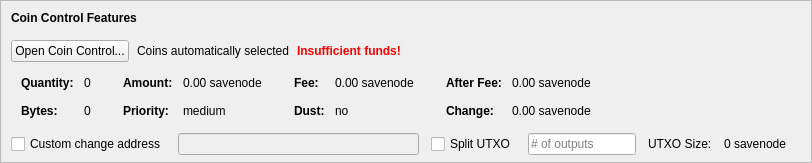
    <widget class="QFrame" name="frameCoinControl">
     <property name="sizePolicy">
      <sizepolicy hsizetype="Expanding" vsizetype="Expanding">
       <horstretch>0</horstretch>
       <verstretch>0</verstretch>
      </sizepolicy>
     </property>
     <property name="maximumSize">
      <size>
       <width>16777215</width>
       <height>16777215</height>
      </size>
     </property>
     <property name="frameShape">
      <enum>QFrame::StyledPanel</enum>
     </property>
     <property name="frameShadow">
      <enum>QFrame::Sunken</enum>
     </property>
     <layout class="QVBoxLayout" name="verticalLayoutCoinControl2">
      <property name="spacing">
       <number>0</number>
      </property>
      <property name="leftMargin">
       <number>0</number>
      </property>
      <property name="topMargin">
       <number>0</number>
      </property>
      <property name="rightMargin">
       <number>0</number>
      </property>
      <property name="bottomMargin">
       <number>6</number>
      </property>
      <item>
       <layout class="QVBoxLayout" name="verticalLayoutCoinControl" stretch="0,0,0,0,1">
        <property name="spacing">
         <number>0</number>
        </property>
        <property name="leftMargin">
         <number>10</number>
        </property>
        <property name="topMargin">
         <number>10</number>
        </property>
        <item>
         <layout class="QHBoxLayout" name="horizontalLayoutCoinControl1">
          <property name="bottomMargin">
           <number>15</number>
          </property>
          <item>
           <widget class="QLabel" name="labelCoinControlFeatures">
            <property name="sizePolicy">
             <sizepolicy hsizetype="Preferred" vsizetype="Maximum">
              <horstretch>0</horstretch>
              <verstretch>0</verstretch>
             </sizepolicy>
            </property>
            <property name="font">
             <font>
              <weight>75</weight>
              <bold>true</bold>
             </font>
            </property>
            <property name="styleSheet">
             <string notr="true">font-weight:bold;</string>
            </property>
            <property name="text">
             <string>Coin Control Features</string>
            </property>
           </widget>
          </item>
         </layout>
        </item>
        <item>
         <layout class="QHBoxLayout" name="horizontalLayoutCoinControl2" stretch="0,0,0,0">
          <property name="spacing">
           <number>8</number>
          </property>
          <property name="bottomMargin">
           <number>10</number>
          </property>
          <item>
           <widget class="QPushButton" name="pushButtonCoinControl">
            <property name="styleSheet">
             <string notr="true"/>
            </property>
            <property name="text">
             <string>Open Coin Control...</string>
            </property>
            <property name="autoDefault">
             <bool>false</bool>
            </property>
           </widget>
          </item>
          <item>
           <widget class="QLabel" name="labelCoinControlAutomaticallySelected">
            <property name="text">
             <string>Coins automatically selected</string>
            </property>
            <property name="margin">
             <number>5</number>
            </property>
           </widget>
          </item>
          <item>
           <widget class="QLabel" name="labelCoinControlInsuffFunds">
            <property name="font">
             <font>
              <weight>75</weight>
              <bold>true</bold>
             </font>
            </property>
            <property name="styleSheet">
             <string notr="true">color:red;font-weight:bold;</string>
            </property>
            <property name="text">
             <string>Insufficient funds!</string>
            </property>
            <property name="margin">
             <number>5</number>
            </property>
           </widget>
          </item>
          <item>
           <spacer name="horizontalSpacerCoinControl">
            <property name="orientation">
             <enum>Qt::Horizontal</enum>
            </property>
            <property name="sizeHint" stdset="0">
             <size>
              <width>40</width>
              <height>1</height>
             </size>
            </property>
           </spacer>
          </item>
         </layout>
        </item>
        <item>
         <widget class="QWidget" name="widgetCoinControl" native="true">
          <property name="sizePolicy">
           <sizepolicy hsizetype="Preferred" vsizetype="Preferred">
            <horstretch>0</horstretch>
            <verstretch>0</verstretch>
           </sizepolicy>
          </property>
          <property name="minimumSize">
           <size>
            <width>0</width>
            <height>0</height>
           </size>
          </property>
          <property name="styleSheet">
           <string notr="true"/>
          </property>
          <layout class="QHBoxLayout" name="horizontalLayoutCoinControl5">
           <property name="leftMargin">
            <number>0</number>
           </property>
           <property name="topMargin">
            <number>0</number>
           </property>
           <property name="rightMargin">
            <number>0</number>
           </property>
           <property name="bottomMargin">
            <number>0</number>
           </property>
           <item>
            <layout class="QHBoxLayout" name="horizontalLayoutCoinControl3" stretch="0,0,0,1">
             <property name="spacing">
              <number>20</number>
             </property>
             <property name="topMargin">
              <number>0</number>
             </property>
             <property name="bottomMargin">
              <number>10</number>
             </property>
             <item>
              <layout class="QFormLayout" name="formLayoutCoinControl1">
               <property name="horizontalSpacing">
                <number>10</number>
               </property>
               <property name="verticalSpacing">
                <number>14</number>
               </property>
               <property name="leftMargin">
                <number>10</number>
               </property>
               <property name="topMargin">
                <number>4</number>
               </property>
               <property name="rightMargin">
                <number>6</number>
               </property>
               <item row="0" column="0">
                <widget class="QLabel" name="labelCoinControlQuantityText">
                 <property name="font">
                  <font>
                   <weight>75</weight>
                   <bold>true</bold>
                  </font>
                 </property>
                 <property name="text">
                  <string>Quantity:</string>
                 </property>
                 <property name="margin">
                  <number>0</number>
                 </property>
                </widget>
               </item>
               <item row="0" column="1">
                <widget class="QLabel" name="labelCoinControlQuantity">
                 <property name="cursor">
                  <cursorShape>IBeamCursor</cursorShape>
                 </property>
                 <property name="contextMenuPolicy">
                  <enum>Qt::ActionsContextMenu</enum>
                 </property>
                 <property name="text">
                  <string notr="true">0</string>
                 </property>
                 <property name="margin">
                  <number>0</number>
                 </property>
                 <property name="textInteractionFlags">
                  <set>Qt::LinksAccessibleByMouse|Qt::TextSelectableByKeyboard|Qt::TextSelectableByMouse</set>
                 </property>
                </widget>
               </item>
               <item row="1" column="0">
                <widget class="QLabel" name="labelCoinControlBytesText">
                 <property name="font">
                  <font>
                   <weight>75</weight>
                   <bold>true</bold>
                  </font>
                 </property>
                 <property name="text">
                  <string>Bytes:</string>
                 </property>
                </widget>
               </item>
               <item row="1" column="1">
                <widget class="QLabel" name="labelCoinControlBytes">
                 <property name="cursor">
                  <cursorShape>IBeamCursor</cursorShape>
                 </property>
                 <property name="contextMenuPolicy">
                  <enum>Qt::ActionsContextMenu</enum>
                 </property>
                 <property name="text">
                  <string notr="true">0</string>
                 </property>
                 <property name="textInteractionFlags">
                  <set>Qt::LinksAccessibleByMouse|Qt::TextSelectableByKeyboard|Qt::TextSelectableByMouse</set>
                 </property>
                </widget>
               </item>
              </layout>
             </item>
             <item>
              <layout class="QFormLayout" name="formLayoutCoinControl2">
               <property name="horizontalSpacing">
                <number>10</number>
               </property>
               <property name="verticalSpacing">
                <number>14</number>
               </property>
               <property name="leftMargin">
                <number>6</number>
               </property>
               <property name="topMargin">
                <number>4</number>
               </property>
               <property name="rightMargin">
                <number>6</number>
               </property>
               <item row="0" column="0">
                <widget class="QLabel" name="labelCoinControlAmountText">
                 <property name="font">
                  <font>
                   <weight>75</weight>
                   <bold>true</bold>
                  </font>
                 </property>
                 <property name="text">
                  <string>Amount:</string>
                 </property>
                 <property name="margin">
                  <number>0</number>
                 </property>
                </widget>
               </item>
               <item row="0" column="1">
                <widget class="QLabel" name="labelCoinControlAmount">
                 <property name="cursor">
                  <cursorShape>IBeamCursor</cursorShape>
                 </property>
                 <property name="contextMenuPolicy">
                  <enum>Qt::ActionsContextMenu</enum>
                 </property>
                 <property name="text">
                  <string notr="true">0.00 savenode</string>
                 </property>
                 <property name="textInteractionFlags">
                  <set>Qt::LinksAccessibleByMouse|Qt::TextSelectableByKeyboard|Qt::TextSelectableByMouse</set>
                 </property>
                </widget>
               </item>
               <item row="1" column="0">
                <widget class="QLabel" name="labelCoinControlPriorityText">
                 <property name="font">
                  <font>
                   <weight>75</weight>
                   <bold>true</bold>
                  </font>
                 </property>
                 <property name="text">
                  <string>Priority:</string>
                 </property>
                </widget>
               </item>
               <item row="1" column="1">
                <widget class="QLabel" name="labelCoinControlPriority">
                 <property name="cursor">
                  <cursorShape>IBeamCursor</cursorShape>
                 </property>
                 <property name="contextMenuPolicy">
                  <enum>Qt::ActionsContextMenu</enum>
                 </property>
                 <property name="text">
                  <string>medium</string>
                 </property>
                 <property name="textInteractionFlags">
                  <set>Qt::LinksAccessibleByMouse|Qt::TextSelectableByKeyboard|Qt::TextSelectableByMouse</set>
                 </property>
                </widget>
               </item>
              </layout>
             </item>
             <item>
              <layout class="QFormLayout" name="formLayoutCoinControl3">
               <property name="horizontalSpacing">
                <number>10</number>
               </property>
               <property name="verticalSpacing">
                <number>14</number>
               </property>
               <property name="leftMargin">
                <number>6</number>
               </property>
               <property name="topMargin">
                <number>4</number>
               </property>
               <property name="rightMargin">
                <number>6</number>
               </property>
               <item row="0" column="0">
                <widget class="QLabel" name="labelCoinControlFeeText">
                 <property name="font">
                  <font>
                   <weight>75</weight>
                   <bold>true</bold>
                  </font>
                 </property>
                 <property name="text">
                  <string>Fee:</string>
                 </property>
                 <property name="margin">
                  <number>0</number>
                 </property>
                </widget>
               </item>
               <item row="0" column="1">
                <widget class="QLabel" name="labelCoinControlFee">
                 <property name="cursor">
                  <cursorShape>IBeamCursor</cursorShape>
                 </property>
                 <property name="contextMenuPolicy">
                  <enum>Qt::ActionsContextMenu</enum>
                 </property>
                 <property name="text">
                  <string notr="true">0.00 savenode</string>
                 </property>
                 <property name="textInteractionFlags">
                  <set>Qt::LinksAccessibleByMouse|Qt::TextSelectableByKeyboard|Qt::TextSelectableByMouse</set>
                 </property>
                </widget>
               </item>
               <item row="1" column="0">
                <widget class="QLabel" name="labelCoinControlLowOutputText">
                 <property name="font">
                  <font>
                   <weight>75</weight>
                   <bold>true</bold>
                  </font>
                 </property>
                 <property name="text">
                  <string>Dust:</string>
                 </property>
                </widget>
               </item>
               <item row="1" column="1">
                <widget class="QLabel" name="labelCoinControlLowOutput">
                 <property name="cursor">
                  <cursorShape>IBeamCursor</cursorShape>
                 </property>
                 <property name="contextMenuPolicy">
                  <enum>Qt::ActionsContextMenu</enum>
                 </property>
                 <property name="text">
                  <string>no</string>
                 </property>
                 <property name="textInteractionFlags">
                  <set>Qt::LinksAccessibleByMouse|Qt::TextSelectableByKeyboard|Qt::TextSelectableByMouse</set>
                 </property>
                </widget>
               </item>
              </layout>
             </item>
             <item>
              <layout class="QFormLayout" name="formLayoutCoinControl4">
               <property name="horizontalSpacing">
                <number>10</number>
               </property>
               <property name="verticalSpacing">
                <number>14</number>
               </property>
               <property name="leftMargin">
                <number>6</number>
               </property>
               <property name="topMargin">
                <number>4</number>
               </property>
               <property name="rightMargin">
                <number>6</number>
               </property>
               <item row="0" column="0">
                <widget class="QLabel" name="labelCoinControlAfterFeeText">
                 <property name="font">
                  <font>
                   <weight>75</weight>
                   <bold>true</bold>
                  </font>
                 </property>
                 <property name="text">
                  <string>After Fee:</string>
                 </property>
                 <property name="margin">
                  <number>0</number>
                 </property>
                </widget>
               </item>
               <item row="0" column="1">
                <widget class="QLabel" name="labelCoinControlAfterFee">
                 <property name="cursor">
                  <cursorShape>IBeamCursor</cursorShape>
                 </property>
                 <property name="contextMenuPolicy">
                  <enum>Qt::ActionsContextMenu</enum>
                 </property>
                 <property name="text">
                  <string notr="true">0.00 savenode</string>
                 </property>
                 <property name="textInteractionFlags">
                  <set>Qt::LinksAccessibleByMouse|Qt::TextSelectableByKeyboard|Qt::TextSelectableByMouse</set>
                 </property>
                </widget>
               </item>
               <item row="1" column="0">
                <widget class="QLabel" name="labelCoinControlChangeText">
                 <property name="font">
                  <font>
                   <weight>75</weight>
                   <bold>true</bold>
                  </font>
                 </property>
                 <property name="text">
                  <string>Change:</string>
                 </property>
                </widget>
               </item>
               <item row="1" column="1">
                <widget class="QLabel" name="labelCoinControlChange">
                 <property name="cursor">
                  <cursorShape>IBeamCursor</cursorShape>
                 </property>
                 <property name="contextMenuPolicy">
                  <enum>Qt::ActionsContextMenu</enum>
                 </property>
                 <property name="text">
                  <string notr="true">0.00 savenode</string>
                 </property>
                 <property name="textInteractionFlags">
                  <set>Qt::LinksAccessibleByMouse|Qt::TextSelectableByKeyboard|Qt::TextSelectableByMouse</set>
                 </property>
                </widget>
               </item>
              </layout>
             </item>
            </layout>
           </item>
          </layout>
         </widget>
        </item>
        <item>
         <layout class="QHBoxLayout" name="horizontalLayoutCoinControl4" stretch="0,0,0,0,0,0,0">
          <property name="spacing">
           <number>12</number>
          </property>
          <property name="sizeConstraint">
           <enum>QLayout::SetDefaultConstraint</enum>
          </property>
          <property name="topMargin">
           <number>5</number>
          </property>
          <property name="rightMargin">
           <number>5</number>
          </property>
          <item>
           <widget class="QCheckBox" name="checkBoxCoinControlChange">
            <property name="toolTip">
             <string>If this is activated, but the change address is empty or invalid, change will be sent to a newly generated address.</string>
            </property>
            <property name="text">
             <string>Custom change address</string>
            </property>
           </widget>
          </item>
          <item>
           <widget class="QValidatedLineEdit" name="lineEditCoinControlChange">
            <property name="enabled">
             <bool>false</bool>
            </property>
            <property name="sizePolicy">
             <sizepolicy hsizetype="Expanding" vsizetype="Fixed">
              <horstretch>0</horstretch>
              <verstretch>0</verstretch>
             </sizepolicy>
            </property>
           </widget>
          </item>
          <item>
           <widget class="QCheckBox" name="splitBlockCheckBox">
            <property name="text">
             <string>Split UTXO</string>
            </property>
           </widget>
          </item>
          <item>
           <widget class="QLineEdit" name="splitBlockLineEdit">
            <property name="sizePolicy">
             <sizepolicy hsizetype="Fixed" vsizetype="Fixed">
              <horstretch>50</horstretch>
              <verstretch>0</verstretch>
             </sizepolicy>
            </property>
            <property name="placeholderText">
             <string># of outputs</string>
            </property>
           </widget>
          </item>
          <item>
           <widget class="QLabel" name="labelBlockSizeText">
            <property name="text">
             <string>UTXO Size:</string>
            </property>
           </widget>
          </item>
          <item>
           <widget class="QLabel" name="labelBlockSize">
            <property name="text">
             <string>0 savenode</string>
            </property>
           </widget>
          </item>
          <item>
           <widget class="QLabel" name="labelCoinControlChangeLabel">
            <property name="sizePolicy">
             <sizepolicy hsizetype="Preferred" vsizetype="Expanding">
              <horstretch>0</horstretch>
              <verstretch>0</verstretch>
             </sizepolicy>
            </property>
            <property name="minimumSize">
             <size>
              <width>0</width>
              <height>0</height>
             </size>
            </property>
            <property name="text">
             <string/>
            </property>
            <property name="margin">
             <number>3</number>
            </property>
           </widget>
          </item>
         </layout>
        </item>
        <item>
         <spacer name="verticalSpacerCoinControl">
          <property name="orientation">
           <enum>Qt::Vertical</enum>
          </property>
          <property name="sizeHint" stdset="0">
           <size>
            <width>800</width>
            <height>1</height>
           </size>
          </property>
         </spacer>
        </item>
       </layout>
      </item>
     </layout>
    </widget>
